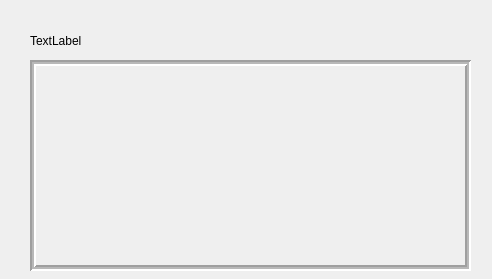
<?xml version="1.0" encoding="UTF-8"?>
<ui version="4.0">
 <class>MyWidget</class>
 <widget class="QWidget" name="MyWidget">
  <property name="geometry">
   <rect>
    <x>0</x>
    <y>0</y>
    <width>492</width>
    <height>279</height>
   </rect>
  </property>
  <property name="windowTitle">
   <string>MyWidget</string>
  </property>
  <widget class="QFrame" name="frame">
   <property name="geometry">
    <rect>
     <x>30</x>
     <y>60</y>
     <width>441</width>
     <height>211</height>
    </rect>
   </property>
   <property name="frameShape">
    <enum>QFrame::Box</enum>
   </property>
   <property name="frameShadow">
    <enum>QFrame::Sunken</enum>
   </property>
   <property name="lineWidth">
    <number>2</number>
   </property>
   <property name="midLineWidth">
    <number>2</number>
   </property>
  </widget>
  <widget class="QLabel" name="label">
   <property name="geometry">
    <rect>
     <x>30</x>
     <y>30</y>
     <width>91</width>
     <height>21</height>
    </rect>
   </property>
   <property name="midLineWidth">
    <number>3</number>
   </property>
   <property name="text">
    <string>TextLabel</string>
   </property>
  </widget>
 </widget>
 <resources/>
 <connections/>
</ui>
